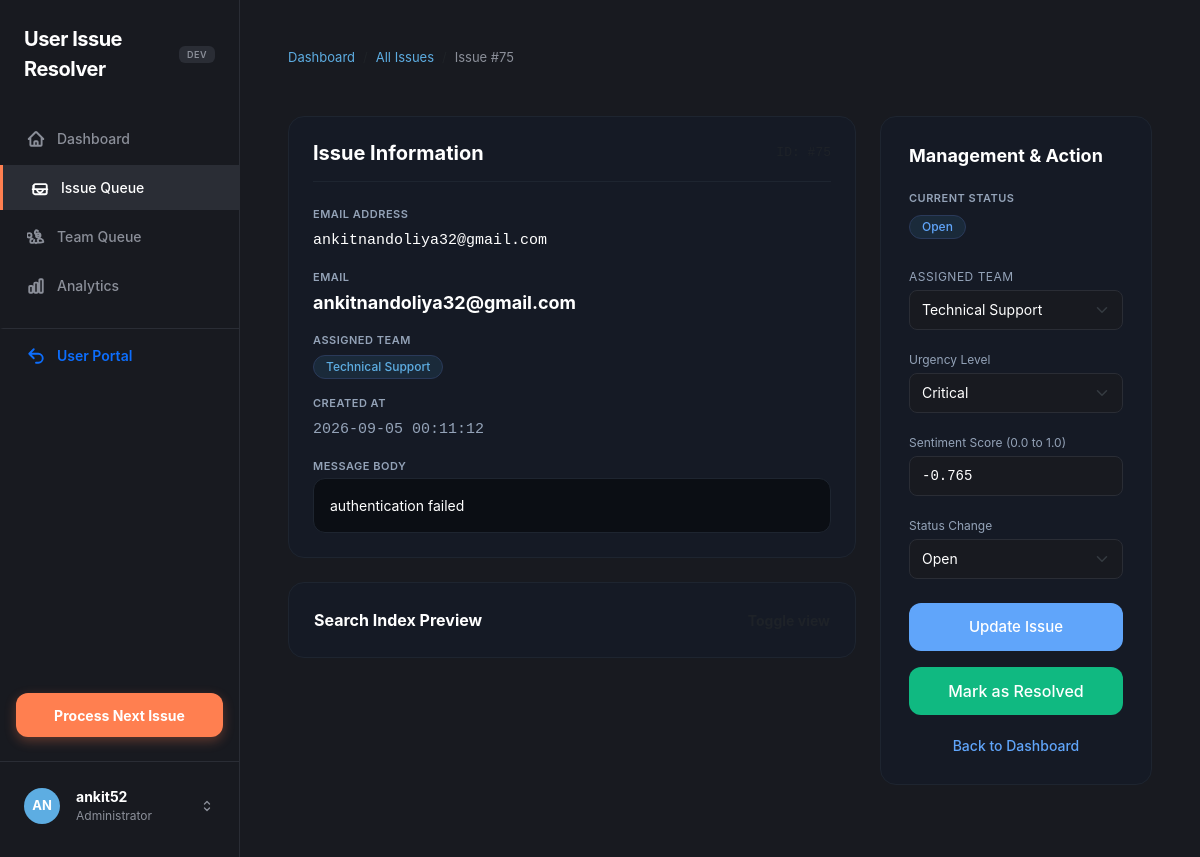
Page /developer/issue/75/ (signed in) on the committed database.
### issues/models.py (models this page shows, shortened)
class Issue(models.Model):
    STATUS_CHOICES = [
        ('Open', 'Open'),
        ('Resolved', 'Resolved'),
        ('Escalated', 'Escalated'),
    ]
    customer_email = models.EmailField()
    subject = models.CharField(max_length=255, default='No Subject')
    body = models.TextField()
    raw_text = models.TextField(blank=True, default='')
    urgency_score = models.IntegerField(default=0, blank=True, null=True)
    urgency_level = models.CharField(
        max_length=20,
        choices=[
            ('Critical', 'Critical'),
            ('High', 'High'),
            ('Medium', 'Medium'),
            ('Low', 'Low'),
        ],
        default='Low',
        blank=True
    )
    sentiment_score = models.FloatField(default=0.0)
    status = models.CharField(max_length=20, choices=STATUS_CHOICES, default='Open')
    TEAM_CHOICES = [
        ('Technical Support', 'Technical Support'),
        ('Billing', 'Billing'),
        ('Security', 'Security'),
        ('General Inquiry', 'General Inquiry'),
    ]
    assigned_team = models.CharField(max_length=50, choices=TEAM_CHOICES, default='General Inquiry', blank=True)
    created_at = models.DateTimeField(auto_now_add=True)
    resolved_at = models.DateTimeField(null=True, blank=True)

### issues/views.py (the view, shortened to what this page needs)
# urls.py: path('developer/issue/<int:id>/', views.issue_detail_view, name='issue_detail'),
@login_required
@never_cache
def issue_detail_view(request, id):
    issue = get_object_or_404(Issue, id=id)
    current_urgency_level = "Medium"
    if issue.urgency_score <= 0.25:
        current_urgency_level = "Low"
    elif issue.urgency_score <= 0.5:
        current_urgency_level = "Medium"
    elif issue.urgency_score <= 0.75:
        current_urgency_level = "High"
    else:
        current_urgency_level = "Critical"
    context = {
        'issue': issue,
        'current_urgency_level': current_urgency_level,
    }
    return render(request, 'issue_detail.html', context)

### templates/issue_detail.html (shortened to what this page needs)
{% extends 'base_developer.html' %}
{% block content %}
<nav aria-label="breadcrumb" class="mb-4">
  <ol class="breadcrumb mb-0" style="font-size: 13px;">
    <li class="breadcrumb-item"><a href="{% url 'developer_dashboard' %}" class="text-decoration-none" style="color: #5DADE2;">Dashboard</a></li>
    <li class="breadcrumb-item"><a href="{% url 'all_issues' %}" class="text-decoration-none" style="color: #5DADE2;">All Issues</a></li>
    <li class="breadcrumb-item active text-white" aria-current="page" style="color: #8B8F99 !important;">Issue #{{ issue.id }}</li>
  </ol>
</nav>
<div class="row g-4 my-2">
  <div class="col-md-8">
    <div class="card apple-card border-0" style="background-color: #151A25; border: 1px solid #1E2530 !important;">
      <div class="d-flex justify-content-between align-items-center mb-4 pb-3 border-bottom border-light" style="border-bottom-color: #1E2530 !important;">
        <h5 class="mb-0 fw-bold" style="font-size: 20px; color: #FFFFFF;">Issue Information</h5>
        <span class="text-muted small data-mono" style="font-size: 13px; color: #94A3B8;">ID: #{{ issue.id }}</span>
      </div>
      <div class="space-y-4 d-flex flex-column gap-3">
        <div>
          <span class="section-label">Email Address</span>
          <span class="section-value data-mono">{{ issue.customer_email }}</span>
        </div>
        <div>
          <span class="section-label">Email</span>
          <span class="section-value fw-bold" style="font-size: 18px; color: #FFFFFF;">{{ issue.customer_email }}</span>
        </div>
        <div>
          <span class="section-label">Assigned Team</span>
          {% if issue.assigned_team == 'Technical Support' %}
            <span class="badge-apple badge-team-tech">Technical Support</span>
          {% elif issue.assigned_team == 'Billing' %}
            <span class="badge-apple badge-team-billing">Billing</span>
          {% elif issue.assigned_team == 'Security' %}
            <span class="badge-apple badge-team-security">Security</span>
          {% else %}
            <span class="badge-apple badge-team-general">General Inquiry</span>
          {% endif %}
        </div>
        <div>
          <span class="section-label">Created At</span>
          <span class="section-value data-mono" style="color: #94A3B8;">{{ issue.created_at|date:"Y-m-d H:i:s" }}</span>
        </div>
        <div>
          <span class="section-label">Message Body</span>
          <div class="p-3 border-0 leading-relaxed" style="background-color: #0B0E14; border: 1px solid #1E2530 !important; border-radius: 12px; font-size: 14px; color: #FFFFFF !important;">
            {{ issue.body }}
          </div>
        </div>
      </div>
    </div>
    <div class="card apple-card border-0 mt-4" style="background-color: #151A25; border: 1px solid #1E2530 !important;">
      <div class="border-0 bg-transparent">
        <button class="btn btn-link text-white fw-bold p-0 text-decoration-none d-flex justify-content-between align-items-center w-100" type="button" data-bs-toggle="collapse" data-bs-target="#searchIndexPreview" aria-expanded="false" aria-controls="searchIndexPreview">
          <span style="font-size: 16px; color: #FFFFFF;">Search Index Preview</span>
          <span class="text-muted small" style="color: #94A3B8;">Toggle view</span>
        </button>
      </div>
    </div>
  </div>
  <div class="col-md-4">
    <div class="card apple-card border-0" style="padding: 28px; background-color: #151A25; border: 1px solid #1E2530 !important;">
      <h5 class="fw-bold mb-4" style="font-size: 18px; color: #FFFFFF;">Management & Action</h5>
      <div class="mb-4">
        <span class="section-label">Current Status</span>
        {% if issue.status == 'Open' %}
          <span class="badge-apple badge-status-open mt-1">Open</span>
        {% elif issue.status == 'Resolved' %}
          <span class="badge-apple badge-status-resolved mt-1">Resolved</span>
        {% elif issue.status == 'Escalated' %}
          <span class="badge-apple badge-status-escalated mt-1">Escalated</span>
        {% endif %}
      </div>
      <form method="POST" action="{% url 'issue_detail' issue.id %}">
        <div class="mb-3">
          <label for="id-assigned-team" class="form-label mb-1" style="font-size: 12px; color: #94A3B8; text-transform: uppercase; letter-spacing: 0.5px;">Assigned Team</label>
          <div class="position-relative">
            <select name="assigned_team" id="id-assigned-team" class="form-select" style="background-color: #0B0E14; border: 1px solid #1E2530; color: white;">
              <option value="Technical Support" {% if issue.assigned_team == 'Technical Support' %}selected{% endif %}>Technical Support</option>
            </select>
          </div>
        </div>
        <div class="mb-3">
          <label for="id-urgency-level" class="form-label mb-1" style="font-size: 12px; color: #94A3B8;">Urgency Level</label>
          <select name="urgency_score" id="id-urgency-level" class="form-select" style="background-color: #0B0E14; border: 1px solid #1E2530; color: white;">
            <option value="Critical" {% if current_urgency_level == "Critical" %}selected{% endif %}>Critical</option>
          </select>
        </div>
        <div class="mb-3">
          <label for="id-sentiment-score" class="form-label mb-1" style="font-size: 12px; color: #94A3B8;">Sentiment Score (0.0 to 1.0)</label>
          <input
            type="number"
            name="sentiment_score"
            id="id-sentiment-score"
            class="form-control data-mono"
            step="0.01"
            min="0.0"
            max="1.0"
            value="{{ issue.sentiment_score|default:'0.50' }}"
            required
            style="background-color: #0B0E14; border: 1px solid #1E2530; color: white;"
          >
        </div>
        <div class="mb-4">
          <label for="id-status-change" class="form-label mb-1" style="font-size: 12px; color: #94A3B8;">Status Change</label>
          <select name="status" id="id-status-change" class="form-select" style="background-color: #0B0E14; border: 1px solid #1E2530; color: white;">
            <option value="Open" {% if issue.status == "Open" %}selected{% endif %}>Open</option>
          </select>
        </div>
        <div class="d-grid gap-3">
          <button type="submit" class="btn btn-update-apple fw-medium">
            Update Issue
          </button>
          <button type="submit" class="btn fw-medium text-white" style="background-color: #10B981; border: none; border-radius: 12px; height: 48px; transition: background-color 0.15s ease;" onmouseover="this.style.backgroundColor='#059669'" onmouseout="this.style.backgroundColor='#10B981'" onclick="document.getElementById('id-status-change').value='Resolved';">
            Mark as Resolved
          </button>
          <a href="{% url 'developer_dashboard' %}" class="text-center back-dashboard-link mt-1">
            Back to Dashboard
          </a>
        </div>
      </form>
    </div>
  </div>
</div>
{% endblock %}

### templates/base_developer.html (shortened to what this page needs)
<!DOCTYPE html>
<html lang="en">
<head>
  <link href="https://cdn.jsdelivr.net/npm/bootstrap@5.3.0/dist/css/bootstrap.min.css" rel="stylesheet">
</head>
<body>
  <aside class="sidebar">
    <div class="d-flex flex-column">
      <div class="sidebar-logo d-flex align-items-center justify-content-between">
        <a href="{% url 'landing' %}" class="sidebar-logo-text">User Issue Resolver</a>
        <span class="badge" style="border-radius: 6px; background-color: #2A2D35 !important; color: #8B8F99 !important; font-size: 9px; font-weight: 600; padding: 4px 8px; text-transform: uppercase; letter-spacing: 0.5px;">Dev</span>
      </div>
      <nav class="d-flex flex-column gap-1">
        <a href="{% url 'developer_dashboard' %}" class="sidebar-link {% if request.resolver_match.url_name == 'developer_dashboard' %}active{% endif %}">
          Dashboard
        </a>
        <a href="{% url 'all_issues' %}" class="sidebar-link {% if request.resolver_match.url_name == 'all_issues' or request.resolver_match.url_name == 'issue_detail' %}active{% endif %}">
          Issue Queue
        </a>
        <a href="{% url 'team_queue' %}" class="sidebar-link {% if request.resolver_match.url_name == 'team_queue' %}active{% endif %}">
          Team Queue
        </a>
        <a href="{% url 'analytics' %}" class="sidebar-link {% if request.resolver_match.url_name == 'analytics' %}active{% endif %}">
          Analytics
        </a>
        <a href="{% url 'user_portal' %}" class="sidebar-link text-primary fw-semibold mt-3 pt-3 border-top" style="border-top-color: var(--apple-border) !important;">
          <svg class="sidebar-icon text-primary" fill="none" stroke="currentColor" stroke-width="2.5" viewBox="0 0 24 24">
            <path stroke-linecap="round" stroke-linejoin="round" d="M9 15L3 9m0 0l6-6M3 9h12a6 6 0 010 12h-3"></path>
          </svg>
          User Portal
        </a>
      </nav>
    </div>
    <div class="mt-auto">
      <div class="px-3 mb-4">
        <a href="{% url 'next_issue' %}" class="btn w-100 d-flex align-items-center justify-content-center fw-bold text-white" style="background-color: #FF7F50; border-radius: 12px; height: 44px; font-size: 14px; box-shadow: 0 4px 12px rgba(255, 127, 80, 0.3); transition: transform 0.2s, box-shadow 0.2s;" onmouseover="this.style.transform='translateY(-1px)'; this.style.boxShadow='0 6px 16px rgba(255, 127, 80, 0.4)';" onmouseout="this.style.transform='translateY(0)'; this.style.boxShadow='0 4px 12px rgba(255, 127, 80, 0.3)';">
          Process Next Issue
        </a>
      </div>
      <div class="px-3 pt-3 border-top position-relative" style="border-top-color: var(--apple-border) !important;">
      <div id="profile-toggle" class="d-flex align-items-center gap-3 px-2 py-2 rounded-2" style="cursor: pointer; transition: background-color 0.15s ease;" onmouseover="this.style.backgroundColor='#2A2D35'" onmouseout="this.style.backgroundColor='transparent'">
        <div class="rounded-circle d-flex align-items-center justify-content-center fw-bold text-white" style="width: 36px; height: 36px; min-width: 36px; font-size: 13px; background-color: #5DADE2; text-transform: uppercase;">
          {{ user.username|slice:":2"|upper }}
        </div>
        <div class="flex-grow-1 min-w-0">
          <div class="fw-bold text-truncate" style="font-size: 14px; color: #FFFFFF;">
            {% if user.get_full_name %}{{ user.get_full_name }}{% else %}{{ user.username }}{% endif %}
          </div>
          <div style="font-size: 12px; color: #8B8F99;">
            {% if user.is_superuser %}Administrator{% else %}Tier 2 Specialist{% endif %}
          </div>
        </div>
        <svg fill="none" stroke="#8B8F99" stroke-width="2" viewBox="0 0 24 24" style="width: 16px; height: 16px; flex-shrink: 0;">
          <path stroke-linecap="round" stroke-linejoin="round" d="M8.25 15L12 18.75 15.75 15m-7.5-6L12 5.25 15.75 9"></path>
        </svg>
      </div>
    </div>
  </aside>
  <div class="main-wrapper">
    <div class="container-fluid px-5 py-4" style="max-width: 1140px; margin: 0 auto;">
      {% block content %}
      {% endblock %}
    </div>
  </div>
</body>
</html>

### rows in the picture
Issue: id "75", customer_email "ankitnandoliya32@gmail.com", created_at "2026-09-05 00:11:12", body "authentication failed", assigned_team "Technical Support", sentiment_score "-0.765", status "Open"

### other values in the picture
{{ user.username|slice:":2"|upper }} "AN"
{{ user.username }} "ankit52"
